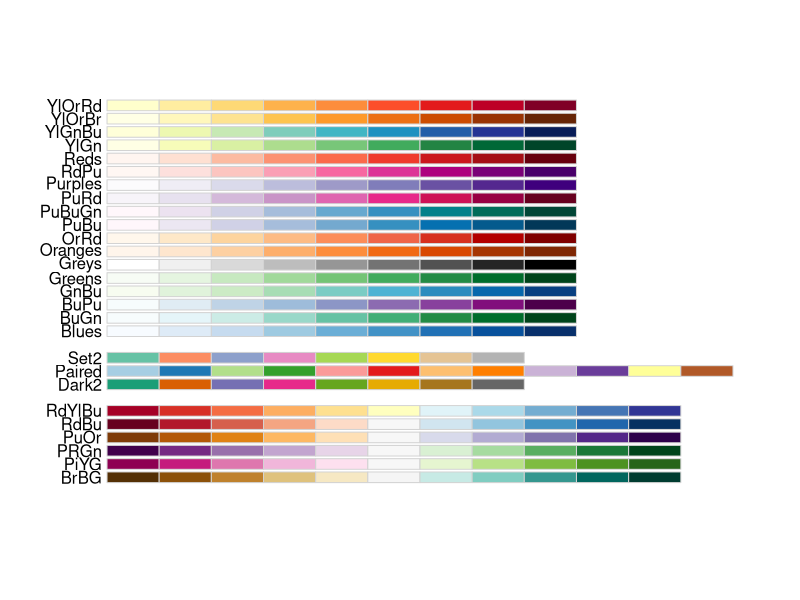
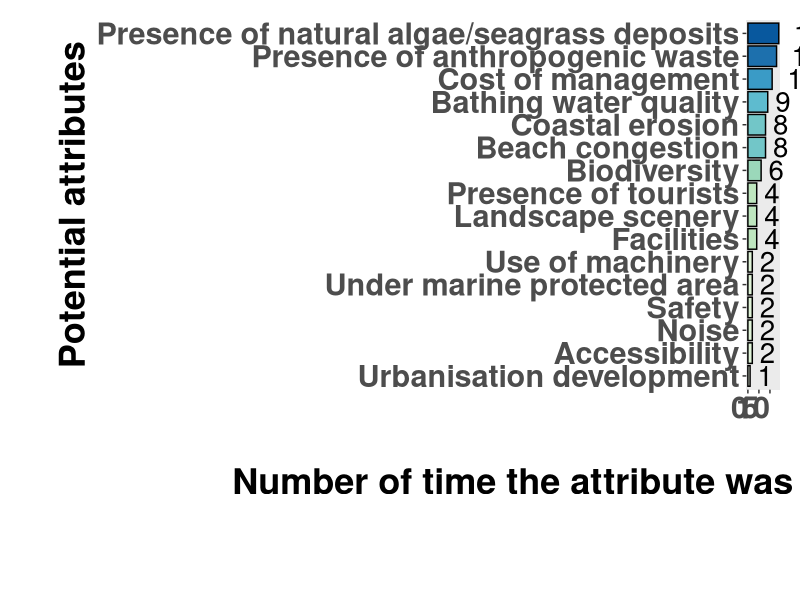
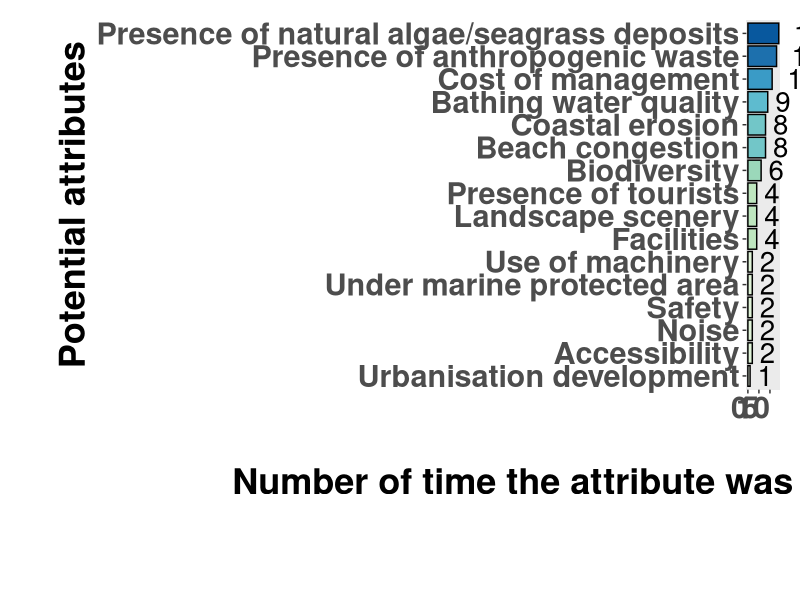
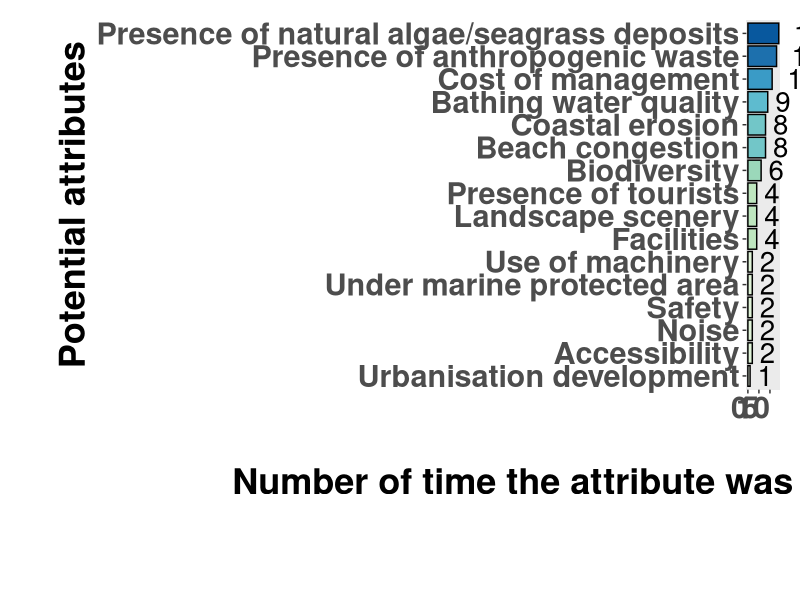

Write the R code that produced these figures, in order.
## Summary table for literature review: attribute selection

# Load libraries: 

library(tidyr)
library(tidyverse)
library(dplyr)
library(ggplot2)
library (RColorBrewer) 

# Load the data 

litdata <- read_csv("Data/literature-review-summary-table.csv")

display.brewer.all (colorblindFriendly = T)
# Modify the data 

litdata <- litdata  %>% 
  dplyr::rename("attribute" = 'Potential attributes'
                , "times" = 'Number of time found in the literature review')

litdata$times <- as.numeric(as.character(litdata$times))

str(litdata)

theme_diss <- function(){            # creating a new theme function
  theme(plot.title = element_text(size = 20, face = "bold"),
        plot.subtitle = element_text(size = 16, face = "plain"),
        axis.title = element_text(size = 26,
                                  face = "bold"),
        axis.text.x = element_text(size = 22,
                                   vjust = 1,
                                   hjust = 1, face = "bold"), 
        axis.text.y = element_text(size = 22, face = "bold"),  # define font,
        # font sizes,
        # text angle and
        # alignment
        legend.position = "none",  # remove legend
        plot.margin = unit(c(0.5,0.5,0.5,0.5), units = , "cm"),  # create plot
        # margins
        panel.grid = element_blank())
}  


(lit_barplot <- ggplot(litdata,
                                 aes(x = reorder(attribute, times),
                                     y = times)) +
    geom_bar(position = position_dodge(), # create a barplot
             stat = "identity",
             colour = "black",
             aes(fill = times)) +  # fill the bars according to
    # percentage change value
    scale_fill_distiller(palette = "GnBu", direction = 1) +   # apply a colour
    # gradient
    labs(
         x = "\nPotential attributes", 
         y = "\nNumber of time the attribute was found in the literature review\n\n") + # add title,
    # subtitle and
    # axis labels
    geom_text(aes(label = times), hjust = -0.5, size = 7) +
    coord_flip(clip = "off") +
    theme_diss()) # apply the theme that we created earlier 

save_plot2 <- function(plot_name, # first put the plot object name
                      file_name = "plot",  #give it a title 
                      width = 20, # set the width, heigh and dpi
                      height = 14, 
                      dpi = 250) {
  
  ggsave(
    paste0(file_name, ".png"), plot_name, width = width,  # save as png
    height = height, dpi = dpi) 
  
  ggsave(
    paste0(file_name, ".pdf"), plot_name, width = width, # save as pdf
    height = height, dpi = dpi
  )
}

save_plot2(lit_barplot, file_name = "Figures/lit-review-plot")
